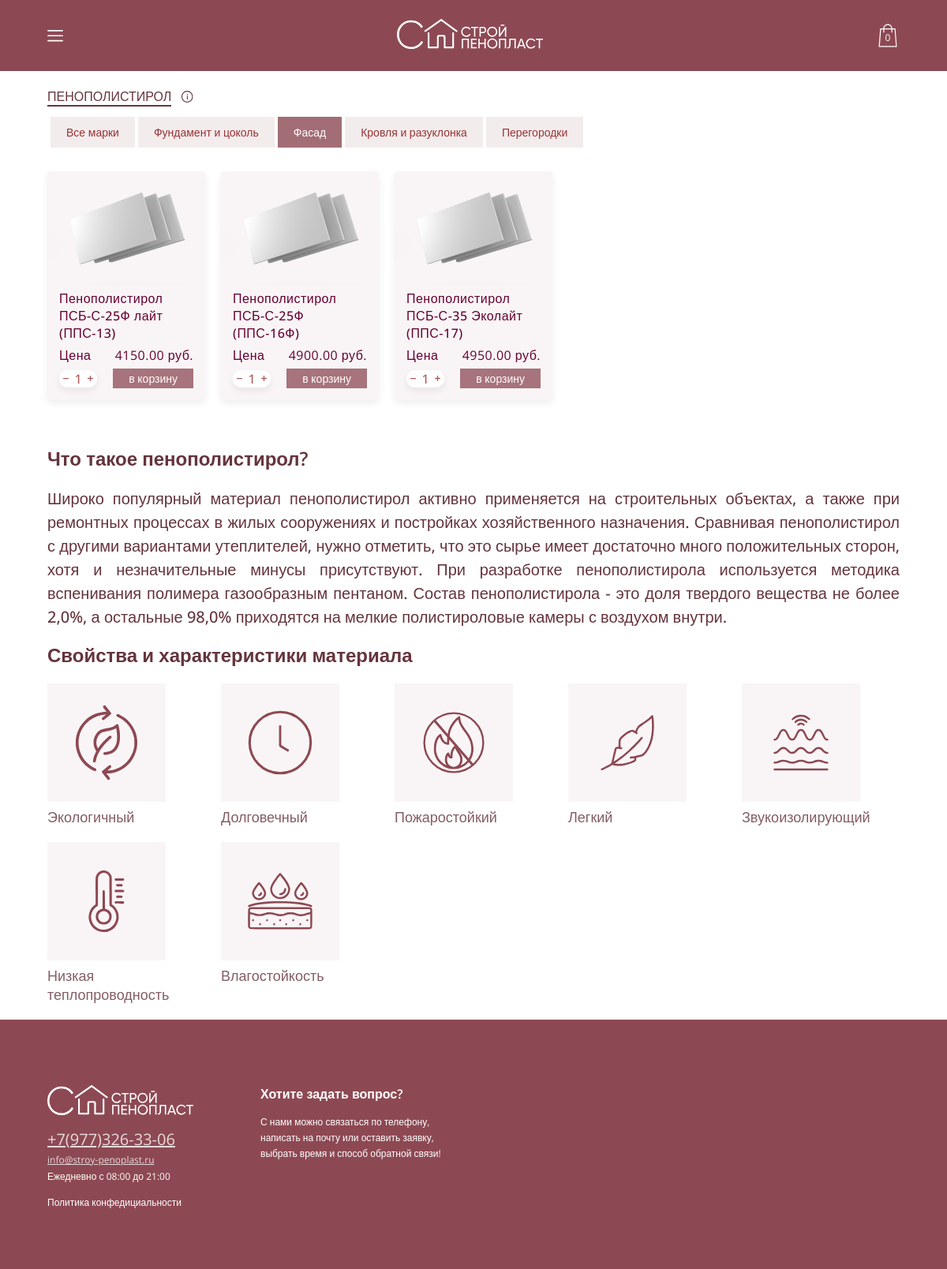
Screenshot of /shop/penopolistirol/fasad with the database file from the repository.
### shop/models.py (models this page shows, shortened)
class ApplicationName(models.Model):
    application_name = models.CharField(max_length=200)
    def __str__(self) -> str:
        return f"{self.application_name}"

class Products(models.Model):
    product_type = models.ForeignKey(ProductTypes, on_delete=models.PROTECT)
    application = models.ForeignKey(ApplicationName, on_delete=models.PROTECT)
    product_name = models.CharField(max_length=200)
    image = models.CharField(max_length=200, blank=True)
    price = models.DecimalField(max_digits=10, decimal_places=2)
    unit = models.CharField(max_length=200, blank=True)
    character1 = models.CharField(max_length=200, blank=True)
    character2 = models.CharField(max_length=200, blank=True)
    character3 = models.CharField(max_length=200, blank=True)
    character4 = models.CharField(max_length=200, blank=True)
    description = models.TextField(blank=True)

### shop/views.py (the view)
# urls.py: path('penopolistirol/fasad', views.shop_penopolistirol_fasad, name='shop'),
def shop_penopolistirol_fasad(request):
    return shop_view_application(request, 1, 3, 'Фасад', 'ПЕНОПОЛИСТИРОЛ')

### functions/load_cart_info.py (called while the page is built, shortened)
def mobile_cart(request):
    cart_info = request.COOKIES.get('cart_info', 'default')
    carts = get_list_or_404(Carts)
    cart_empty = True
    items = []
    total_price = 0
    total_amount = 0
    for cart in carts:
        if cart.user_id == cart_info and cart_info != 'default':
            total_price += int(cart.cart_product.price) * int(cart.amount)
            total_amount += int(cart.amount)
            cart_empty = False
            items.append({
                'product_name': cart.cart_product.product_name,
                'image': cart.cart_product.image,
                'price' : cart.cart_product.price,
                'amount': cart.amount,
                'id': cart.cart_product.id
            })
    if cart_empty:
        context = {
            'cart_empty': True,
            'amount': 0,
            'price': 0
        }
        return (context, 'default')

### shop/views.py (called while the page is built)
def get_menu(type, active):
    product =  get_object_or_404(ProductTypes, id=type)
    menu_items = get_list_or_404(ProductMenus, product_type = product)
    items = []
    for menu in menu_items:
        if str(menu.application) == active:
            items.append({'name': str(menu.application), 'link': menu.link, 'active': True})
        else:
            items.append({'name': str(menu.application), 'link': menu.link, 'active': False})
    return items

def shop_view_application(request, type_id, application_id, application, product_type):
    template = loader.get_template('shop.html')
    context, cart_name = mobile_cart(request)
    kek = get_list_or_404(Products, application = application_id)
    menu = get_menu(type_id, application)
    context.update({'kek': kek, 'menu': menu, 'product_type': product_type})
    rendered_template =  HttpResponse(template.render(context, request))
    rendered_template.set_cookie('cart_info', cart_name)
    return rendered_template

### shop/templates/shop.html (shortened to what this page needs)
{% load static %}
<!DOCTYPE html>
<html lang="en">
<head>
    <link rel="stylesheet" href="{% static 'shop.css' %}">
</head>
<body>
    {% include 'header.html' %}
    {% include 'footer.html' %}
    {% include 'shop_content.html' %}
</body>
</html>

### shop/templates/shop_content.html (shortened to what this page needs)
{% block content %}
{% load static %}
<div class="content">
    <div class="shop_title">
        <h1>{{ product_type }}</h1>
        <img src="{% static 'images/shop/info.svg' %}" alt="">
    </div>
    {% if menu %}
    <div class="shop_filter">
        {% for item in menu %}
            <a href="{{item.link}}"><div class="shop_filter-item {% if item.active %}item-active{% endif %}">{{ item.name }}</div></a>
        {% endfor %}
    </div>
    {% endif %}
    <div class="shop_body">
        {% for product in kek %}
        <div class="shop_body-item" data-name="{{product.product_name}}" style="cursor: pointer;">
            <div class="shop_body-item_img" style="background-image: url({% static product.image %})"></div>
            <div class="shop_body-item_content">
                <h1 class="shop_body-item_name">{{product.product_name}}</h1>
                <div class="shop_body-item_price-block">
                    <h1 class="shop_body-item_price-title">Цена</h1>
                    <h1 class="shop_body-item_price">{{ product.price }} руб.</h1>
                </div>
                <div class="shop_body-item_btns">
                    <div class="shop_body-item_amount">
                        <div class="item_minus" id="shop_item-minus{{forloop.counter}}"></div>
                        <img src="{% static 'images/shop/minus.svg' %}">
                        <p class="shop_body-item_amount-amount" id="shop_item-count{{forloop.counter}}">1</p>
                        <img src="{% static 'images/shop/plus.svg' %}" alt="">
                        <div class="item_plus" id="shop_item-plus{{forloop.counter}}" ></div>
                    </div>
                    <div class="shop_body-item_tocart"  id="shop_item-btn{{forloop.counter}}" data-product="{{ product.id }}">
                        в корзину
                    </div>
                </div>
            </div>
        </div>
        {% endfor %}
    </div>
    {% if product_type == 'ПЕНОПОЛИСТИРОЛ' %}
        {% include 'products/penopolistirol.html' %}
    {%endif%}
</div>
{% endblock %}

### rows the page displays
ApplicationName: name "Все марки"
ApplicationName: name "Фундамент и цоколь"
ApplicationName: name "Фасад"
ApplicationName: name "Кровля и разуклонка"
ApplicationName: name "Перегородки"
Products: image (picture), product_name "Пенополистирол ПСБ-С-25Ф лайт (ППС-13)", price "4150.00"
Products: image (picture), product_name "Пенополистирол ПСБ-С-25Ф (ППС-16Ф)", price "4900.00"
Products: image (picture), product_name "Пенополистирол ПСБ-С-35 Эколайт (ППС-17)", price "4950.00"

### other values shown
{{ product_type }} "ПЕНОПОЛИСТИРОЛ"
